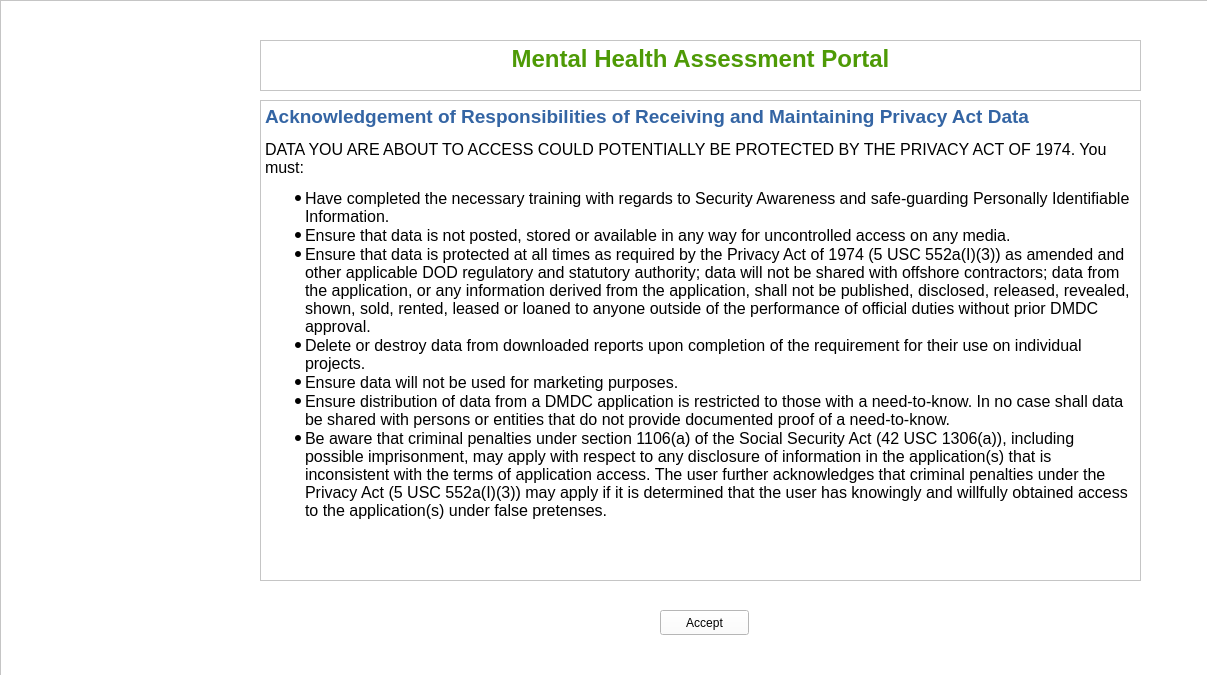
<?xml version="1.0" encoding="UTF-8"?>
<ui version="4.0">
 <class>MainWindow</class>
 <widget class="QMainWindow" name="MainWindow">
  <property name="geometry">
   <rect>
    <x>0</x>
    <y>0</y>
    <width>1207</width>
    <height>697</height>
   </rect>
  </property>
  <property name="windowTitle">
   <string>MainWindow</string>
  </property>
  <property name="styleSheet">
   <string notr="true">background-color: rgb(255, 255, 255);</string>
  </property>
  <property name="animated">
   <bool>false</bool>
  </property>
  <widget class="QWidget" name="centralwidget">
   <widget class="QFrame" name="frame">
    <property name="geometry">
     <rect>
      <x>0</x>
      <y>0</y>
      <width>1431</width>
      <height>701</height>
     </rect>
    </property>
    <property name="frameShape">
     <enum>QFrame::StyledPanel</enum>
    </property>
    <property name="frameShadow">
     <enum>QFrame::Raised</enum>
    </property>
    <widget class="QLabel" name="label">
     <property name="geometry">
      <rect>
       <x>100</x>
       <y>10</y>
       <width>181</width>
       <height>141</height>
      </rect>
     </property>
     <property name="text">
      <string/>
     </property>
     <property name="pixmap">
      <pixmap>fdab4217-ca15-4704-ae4c-216721245620_1.6373d75f8bcf8cea46755552d5d19d71.jpeg</pixmap>
     </property>
     <property name="scaledContents">
      <bool>true</bool>
     </property>
     <property name="openExternalLinks">
      <bool>false</bool>
     </property>
     <property name="textInteractionFlags">
      <set>Qt::NoTextInteraction</set>
     </property>
    </widget>
    <widget class="QPushButton" name="pushButton">
     <property name="geometry">
      <rect>
       <x>660</x>
       <y>610</y>
       <width>89</width>
       <height>25</height>
      </rect>
     </property>
     <property name="text">
      <string>Accept</string>
     </property>
    </widget>
    <widget class="QTextEdit" name="textEdit">
     <property name="geometry">
      <rect>
       <x>260</x>
       <y>100</y>
       <width>881</width>
       <height>481</height>
      </rect>
     </property>
     <property name="undoRedoEnabled">
      <bool>false</bool>
     </property>
     <property name="readOnly">
      <bool>true</bool>
     </property>
     <property name="html">
      <string>&lt;!DOCTYPE HTML PUBLIC &quot;-//W3C//DTD HTML 4.0//EN&quot; &quot;http://www.w3.org/TR/REC-html40/strict.dtd&quot;&gt;
&lt;html&gt;&lt;head&gt;&lt;meta name=&quot;qrichtext&quot; content=&quot;1&quot; /&gt;&lt;style type=&quot;text/css&quot;&gt;
p, li { white-space: pre-wrap; }
&lt;/style&gt;&lt;/head&gt;&lt;body style=&quot; font-family:'Ubuntu'; font-size:11pt; font-weight:400; font-style:normal;&quot;&gt;
&lt;p style=&quot; margin-top:12px; margin-bottom:12px; margin-left:0px; margin-right:0px; -qt-block-indent:0; text-indent:0px;&quot;&gt;&lt;span style=&quot; font-size:14pt; font-weight:600; color:#3465a4;&quot;&gt;Acknowledgement of Responsibilities of Receiving and Maintaining Privacy Act Data&lt;/span&gt;&lt;/p&gt;
&lt;p style=&quot; margin-top:12px; margin-bottom:12px; margin-left:0px; margin-right:0px; -qt-block-indent:0; text-indent:0px;&quot;&gt;&lt;span style=&quot; font-size:12pt;&quot;&gt;DATA YOU ARE ABOUT TO ACCESS COULD POTENTIALLY BE PROTECTED BY THE PRIVACY ACT OF 1974. You must:&lt;/span&gt;&lt;/p&gt;
&lt;ul style=&quot;margin-top: 0px; margin-bottom: 0px; margin-left: 0px; margin-right: 0px; -qt-list-indent: 1;&quot;&gt;&lt;li style=&quot; font-size:12pt;&quot; style=&quot; margin-top:12px; margin-bottom:0px; margin-left:0px; margin-right:0px; -qt-block-indent:0; text-indent:0px;&quot;&gt;Have completed the necessary training with regards to Security Awareness and safe-guarding Personally Identifiable Information.&lt;/li&gt;
&lt;li style=&quot; font-size:12pt;&quot; style=&quot; margin-top:0px; margin-bottom:0px; margin-left:0px; margin-right:0px; -qt-block-indent:0; text-indent:0px;&quot;&gt;Ensure that data is not posted, stored or available in any way for uncontrolled access on any media. &lt;/li&gt;
&lt;li style=&quot; font-size:12pt;&quot; style=&quot; margin-top:0px; margin-bottom:0px; margin-left:0px; margin-right:0px; -qt-block-indent:0; text-indent:0px;&quot;&gt;Ensure that data is protected at all times as required by the Privacy Act of 1974 (5 USC 552a(I)(3)) as amended and other applicable DOD regulatory and statutory authority; data will not be shared with offshore contractors; data from the application, or any information derived from the application, shall not be published, disclosed, released, revealed, shown, sold, rented, leased or loaned to anyone outside of the performance of official duties without prior DMDC approval.&lt;/li&gt;
&lt;li style=&quot; font-size:12pt;&quot; style=&quot; margin-top:0px; margin-bottom:0px; margin-left:0px; margin-right:0px; -qt-block-indent:0; text-indent:0px;&quot;&gt;Delete or destroy data from downloaded reports upon completion of the requirement for their use on individual projects.&lt;/li&gt;
&lt;li style=&quot; font-size:12pt;&quot; style=&quot; margin-top:0px; margin-bottom:0px; margin-left:0px; margin-right:0px; -qt-block-indent:0; text-indent:0px;&quot;&gt;Ensure data will not be used for marketing purposes.&lt;/li&gt;
&lt;li style=&quot; font-size:12pt;&quot; style=&quot; margin-top:0px; margin-bottom:0px; margin-left:0px; margin-right:0px; -qt-block-indent:0; text-indent:0px;&quot;&gt;Ensure distribution of data from a DMDC application is restricted to those with a need-to-know. In no case shall data be shared with persons or entities that do not provide documented proof of a need-to-know.&lt;/li&gt;
&lt;li style=&quot; font-size:12pt;&quot; style=&quot; margin-top:0px; margin-bottom:12px; margin-left:0px; margin-right:0px; -qt-block-indent:0; text-indent:0px;&quot;&gt;Be aware that criminal penalties under section 1106(a) of the Social Security Act (42 USC 1306(a)), including possible imprisonment, may apply with respect to any disclosure of information in the application(s) that is inconsistent with the terms of application access. The user further acknowledges that criminal penalties under the Privacy Act (5 USC 552a(I)(3)) may apply if it is determined that the user has knowingly and willfully obtained access to the application(s) under false pretenses.&lt;/li&gt;&lt;/ul&gt;&lt;/body&gt;&lt;/html&gt;</string>
     </property>
    </widget>
    <widget class="QTextEdit" name="textEdit_2">
     <property name="geometry">
      <rect>
       <x>260</x>
       <y>40</y>
       <width>881</width>
       <height>51</height>
      </rect>
     </property>
     <property name="readOnly">
      <bool>true</bool>
     </property>
     <property name="html">
      <string>&lt;!DOCTYPE HTML PUBLIC &quot;-//W3C//DTD HTML 4.0//EN&quot; &quot;http://www.w3.org/TR/REC-html40/strict.dtd&quot;&gt;
&lt;html&gt;&lt;head&gt;&lt;meta name=&quot;qrichtext&quot; content=&quot;1&quot; /&gt;&lt;style type=&quot;text/css&quot;&gt;
p, li { white-space: pre-wrap; }
&lt;/style&gt;&lt;/head&gt;&lt;body style=&quot; font-family:'Ubuntu'; font-size:11pt; font-weight:400; font-style:normal;&quot;&gt;
&lt;p align=&quot;center&quot; style=&quot; margin-top:0px; margin-bottom:0px; margin-left:0px; margin-right:0px; -qt-block-indent:0; text-indent:0px;&quot;&gt;&lt;span style=&quot; font-size:18pt; font-weight:600; color:#4e9a06;&quot;&gt;Mental Health Assessment Portal&lt;/span&gt;&lt;/p&gt;&lt;/body&gt;&lt;/html&gt;</string>
     </property>
    </widget>
    <zorder>pushButton</zorder>
    <zorder>label</zorder>
    <zorder>textEdit</zorder>
    <zorder>textEdit_2</zorder>
   </widget>
  </widget>
  <widget class="QMenuBar" name="menubar">
   <property name="geometry">
    <rect>
     <x>0</x>
     <y>0</y>
     <width>1207</width>
     <height>22</height>
    </rect>
   </property>
  </widget>
  <widget class="QStatusBar" name="statusbar"/>
 </widget>
 <resources/>
 <connections/>
</ui>
